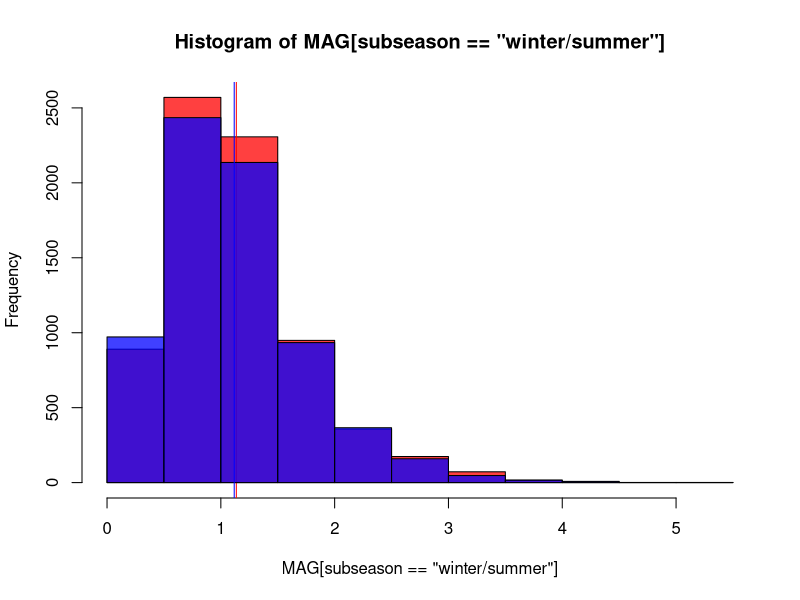
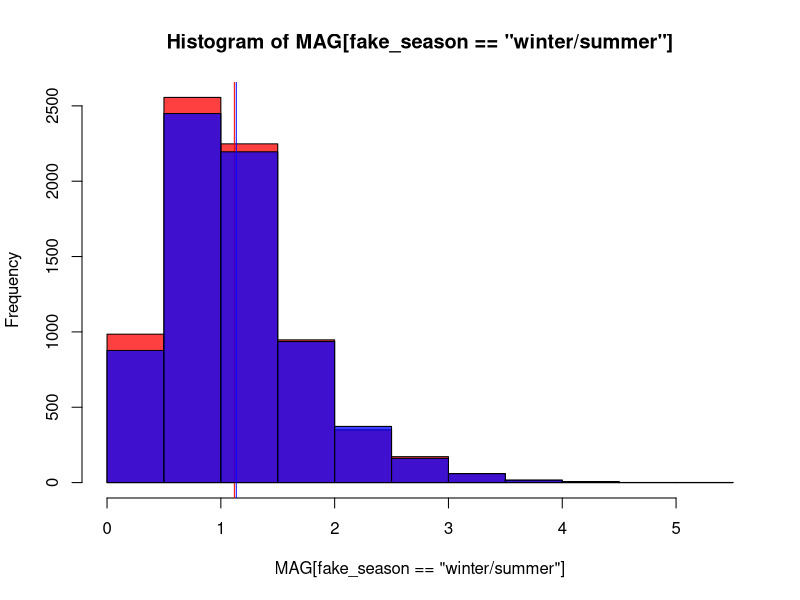
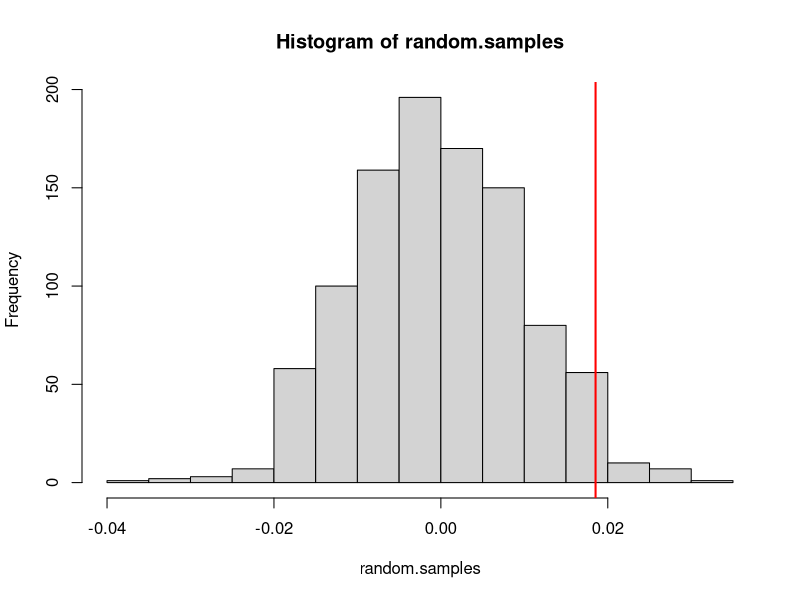
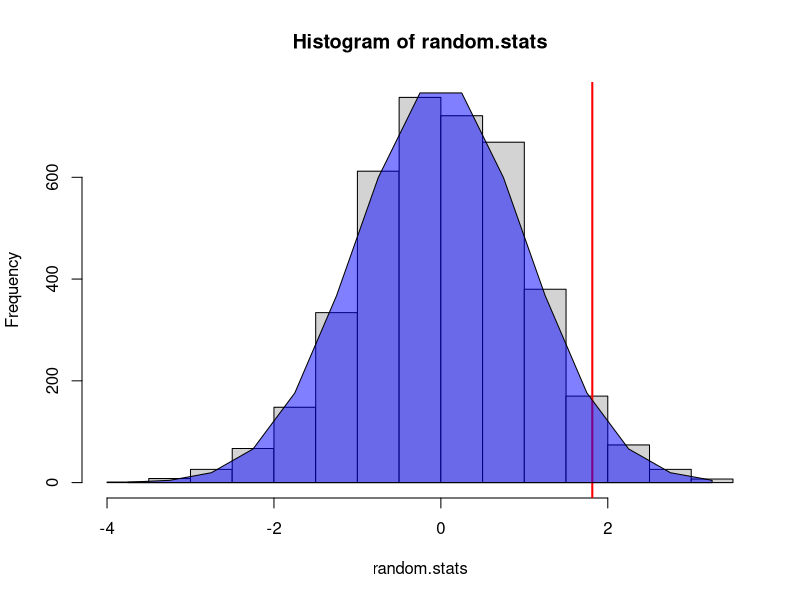

R code for these plots, in order:
#!/usr/bin/Rscript

quakes <- read.table("2014-quakes-catalog.tsv", stringsAsFactors=FALSE)
names(quakes) <- c("orig.date","orig.time", "ET", "MAG", "M", "LAT", "LON", "DEPTH", "Q", "EVID", "NPH", "NGRM")
quakes$date <- as.Date(paste(quakes$orig.date,substr(quakes$orig.time,1,8)),format="%Y/%m/%d %H:%M:%S")

quakes$season <- cut(quakes$date,"month")
levels(quakes$season) <- c("winter","winter","spring","spring","spring","summer","summer","summer","fall","fall","fall","winter")
quakes$subseason <- quakes$season
levels(quakes$subseason) <- c("winter/summer","spring/fall","winter/summer","spring/fall")


# Are there bigger earthquakes in winter and summer?

with( quakes, {
            xh <- hist(MAG,plot=FALSE)
            hist( MAG[subseason=="winter/summer"], col=adjustcolor("red",.75), breaks=xh$breaks )
            abline( v=mean(MAG[subseason=="winter/summer"]), col='red' )
            hist( MAG[subseason!="winter/summer"], col=adjustcolor("blue",.75), breaks=xh$breaks, add=TRUE )
            abline( v=mean(MAG[subseason!="winter/summer"]), col='blue' )
        } )

# difference in means:
mean.solstice <- mean(quakes$MAG[quakes$subseason=="winter/summer"])
mean.equinox <- mean(quakes$MAG[quakes$subseason!="winter/summer"])
cat("Mean winter/summer: ", mean.solstice, "\n")
cat("Mean spring/fall: ", mean.equinox, "\n")
cat("Difference: ", mean.solstice-mean.equinox, "\n")

# randomization:
quakes$fake_season <- sample(quakes$subseason)
with( quakes, {
            xh <- hist(MAG,plot=FALSE)
            hist( MAG[fake_season=="winter/summer"], col=adjustcolor("red",.75), breaks=xh$breaks )
            abline( v=mean(MAG[fake_season=="winter/summer"]), col='red' )
            hist( MAG[fake_season!="winter/summer"], col=adjustcolor("blue",.75), breaks=xh$breaks, add=TRUE )
            abline( v=mean(MAG[fake_season!="winter/summer"]), col='blue' )
        } )

random.samples <- replicate(1000, {
    fake_season <- sample(quakes$subseason)
    mean(quakes$MAG[fake_season=="winter/summer"])-mean(quakes$MAG[fake_season!="winter/summer"]) } )

hist(random.samples)
abline(v=mean.solstice-mean.equinox,col='red',lwd=2)

# SE for solstice
sd.solstice <- sd(quakes$MAG[quakes$subseason=="winter/summer"]) 
n.solstice <- length(quakes$MAG[quakes$subseason=="winter/summer"]) 
se.solstice <- sd.solstice / sqrt(n.solstice)
# SE for equinox
sd.equinox <- sd(quakes$MAG[quakes$subseason!="winter/summer"]) 
n.equinox <- length(quakes$MAG[quakes$subseason!="winter/summer"]) 
se.equinox <- sd.equinox / sqrt(n.equinox)

# degrees of freedom
df <- ( se.solstice^2 + se.equinox^2 )^2 / ( (se.solstice^4/(n.solstice-1)) + (se.equinox^4/(n.equinox-1)) )


se.diff <- sqrt( se.solstice^2 + se.equinox^2 )
t.statistic <- ( mean.solstice-mean.equinox ) / se.diff

random.stats <- replicate(4000, {
    fake_season <- sample(quakes$subseason)
    fake.diff <- mean(quakes$MAG[fake_season=="winter/summer"])-mean(quakes$MAG[fake_season!="winter/summer"]) 
    return( fake.diff / se.diff )
} )

xh <- hist(random.stats,breaks=25)
abline(v=t.statistic,col='red',lwd=2)

# t-distribution approximation
polygon( x=c(xh$mids,rev(xh$mids)), y=sum(xh$counts)*c(diff(pt(xh$breaks,df=df)),rep(0,length(xh$mids))), col=adjustcolor("blue",0.5) )

# and t-test
1-pt( t.statistic, df=df )

# or, built-in
t.test( quakes$MAG[quakes$subseason=="winter/summer"], quakes$MAG[quakes$subseason!="winter/summer"] )
